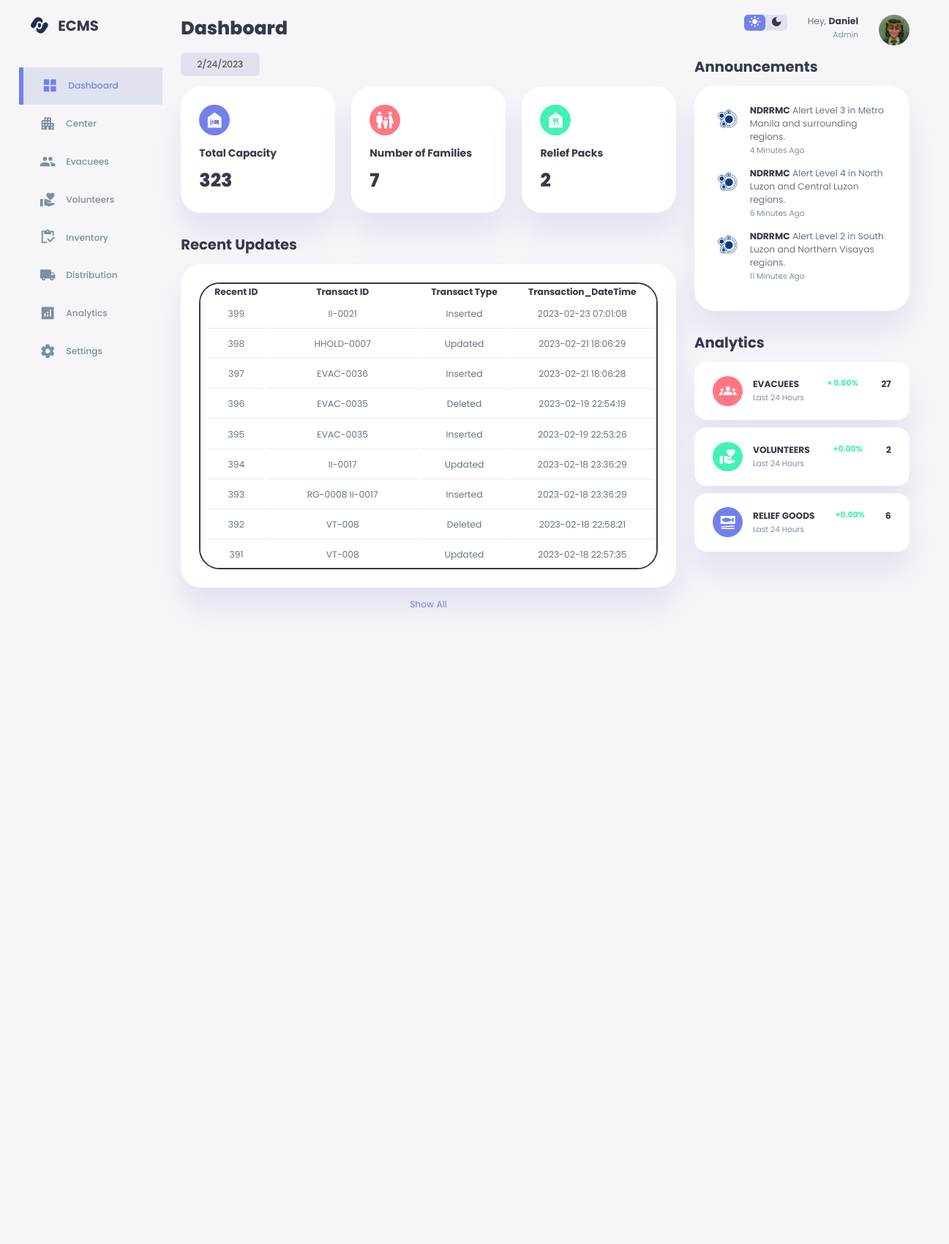
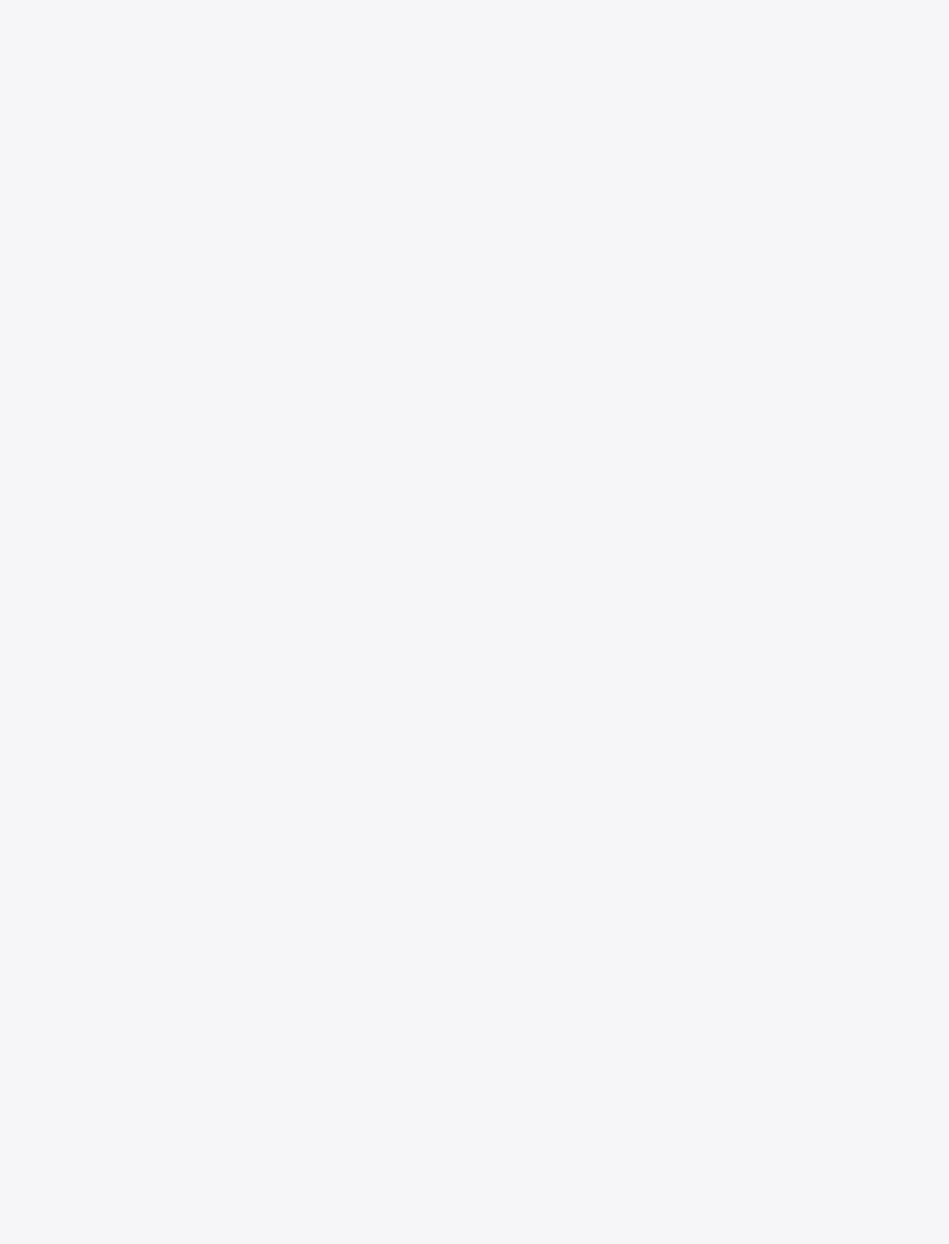
The page /index.php (signed in, upper part) on the database its author committed (2 pictures, top to bottom).
### tables this page shows
CREATE TABLE `recent` (
  `Recent_ID` int NOT NULL AUTO_INCREMENT,
  `Transact_ID` varchar(1000) DEFAULT NULL,
  `Transaction_DateTime` datetime DEFAULT NULL,
  `Transact_Type` varchar(8) DEFAULT NULL,
  PRIMARY KEY (`Recent_ID`)
);

### index.php (the view, shortened to what this page needs)
<?php
include('session.php');
$sql = "CALL viewEvacuationCenter";
$result = mysqli_query($conn, $sql);
$row = mysqli_fetch_assoc($result);
$statement = $pdo->prepare('CALL viewRecentWithoutNull');
$statement->execute();
$recently = $statement->fetchAll(PDO::FETCH_ASSOC);
$statement2 = $pdo->prepare('CALL analyticsEvacuee;');
$statement2->execute();
$evacanal = $statement2->fetchAll(PDO::FETCH_ASSOC);
$statement3 = $pdo->prepare('CALL analyticsReliefGoods;');
$statement3->execute();
$rganal = $statement3->fetchAll(PDO::FETCH_ASSOC);
$statement4 = $pdo->prepare('CALL analyticsVolunteers;');
$statement4->execute();
$vltranal = $statement4->fetchAll(PDO::FETCH_ASSOC);
$statement5 = $pdo->prepare('CALL countHousehold;');
$statement5->execute();
$counthh = $statement5->fetchAll(PDO::FETCH_ASSOC);
$statement6 = $pdo->prepare('CALL countReliefGoods;');
$statement6->execute();
$countrg = $statement6->fetchAll(PDO::FETCH_ASSOC);
?>
<!DOCTYPE html>
<head>
   <link rel="stylesheet" href="style.css">
   </head>
<body>
        <div class="container">
            <aside>
                <div class="top">
                    <div class ="logo">
                        <img src="assets/logo.png">
                        <h2>ECMS</h2>
                    </div>
                </div>
                <div class ="sidebar">
                    <a href="#" class="btn-dashboard active">
                        <span class="material-icons-sharp">grid_view</span>
                        <h3>Dashboard</h3>
                    </a>
                    <a href="center.php" class = "btn-center">
                        <span class="material-icons-sharp">apartment</span>
                        <h3>Center</h3>
                    </a>
                    <a href="evacuees.php" class="btn-evacuees">
                        <span class="material-icons-sharp">group</span>
                        <h3>Evacuees</h3>
                    </a>
                    <a href="volunteers.php" class="btn-volunteers">
                        <span class="material-icons-sharp">volunteer_activism</span>
                        <h3>Volunteers</h3>
                    </a>
                    <a href="inventory.php" class="btn-inventory">
                        <span class="material-icons-sharp">inventory</span>
                        <h3>Inventory</h3>
                    </a>
                    <a href="distribution.php" class="btn-distribution">
                        <span class="material-icons-sharp">local_shipping</span>
                        <h3>Distribution</h3>
                    </a>
                    <a href="analytics.php" class="btn-inventory">
                        <span class="material-icons-sharp">analytics</span>
                        <h3>Analytics</h3>
                    </a>
                    <a href="#" class="btn-settings">
                        <span class="material-icons-sharp">settings</span>
                        <h3>Settings</h3>
                    </a>
                </div>
            </aside>
            <main>
                <h1>Dashboard</h1>
                <div class="date">
                </div>
                <div class="insights">
                    <div class="cap">
                        <span class= "material-icons-sharp">night_shelter</span>
                        <div class="middle">
                            <div class="left">
                                 <h3>Total Capacity</h3>
                                <h1><?php echo $row['C_Current_Capacity'];?></h1>
                            </div>
                        </div>
                    </div>
                    <div class="evacuees">
                        <span class= "material-icons-sharp">family_restroom</span>
                        <div class="middle">
                            <div class="left">
                                 <h3>Number of Families</h3>
                                 <?php foreach ($counthh as $j => $hh) :?>
                                <h1><?php echo $hh['COUNT(Household_ID)'];?></h1>
                                <?php endforeach;?>
                            </div>
                        </div>
                    </div>
                    <div class="inventory">
                        <span class= "material-icons-sharp">food_bank</span>
                        <div class="middle">
                            <div class="left">
                                 <h3>Relief Packs</h3>
                                 <?php foreach ($countrg as $j => $rg) :?>
                                <h1><?php echo $rg['COUNT(DISTINCT Relief_ID)'];?></h1>
                                <?php endforeach;?>
                            </div>
                        </div>
                    </div>
                </div>
                <div class="recent-updates">
                    <h2>Recent Updates</h2>
                    <div class="recent-update">
                    <div class="main-table">
                    <table class="table">
                        <thead>
                        <tr>
                            <th scope="col">Recent ID</th>
                            <th scope="col">Transact ID</th>
                            <th scope="col">Transact Type</th>
                            <th scope="col">Transaction_DateTime</th>
                        </tr>
                        </thead>
                        <tbody>
                        <?php
                        foreach ($recently as $i => $r2) :
                        ?>
                            <tr>
                            <td><?php echo $r2['Recent_ID'] ?></td>
                            <td><?php echo $r2['Transact_ID'] ?></td>
                            <td><?php echo $r2['Transact_Type'] ?></td>
                            <td><?php echo $r2['Transaction_DateTime'] ?></td>
                            </tr>
                        <?php
                        endforeach;
                        ?>
                        </tbody>
                    </table>
                    </div>
                    </div>
                    <a href="#">Show All</a>
                </div>
            </main>
            <div class="right">
                <div class="top">
                    <div class="theme-toggler">
                        <span class= "material-icons-sharp active">light_mode</span>
                        <span class= "material-icons-sharp">dark_mode</span>
                    </div>
                    <div class="profile">
                        <div class="info">
                            <p>Hey, <b>Daniel</b></p>
                            <small class="text-muted">Admin</small>
                        </div>
                        <div class="profile-photo">
                            <img src="assets/profile-1.jpg">
                        </div>
                    </div>
                </div>
                <div class="recent-announcements">
                    <h2>Announcements</h2>
                    <div class="announcements">
                        <div class="announcement">
                            <div class="profile-photo">
                                <img src="assets/profile-2.jpg">
                            </div>
                            <div class="message">
                                <p><b>NDRRMC</b> Alert Level 3 in Metro Manila and surrounding regions.</p>
                                <small class="text-muted">4 Minutes Ago</small>
                            </div>
                        </div>
                        <div class="announcement">
                            <div class="profile-photo">
                                <img src="assets/profile-2.jpg">
                            </div>
                            <div class="message">
                                <p><b>NDRRMC</b> Alert Level 4 in North Luzon and Central Luzon regions.</p>
                                <small class="text-muted">6 Minutes Ago</small>
                            </div>
                        </div>
                        <div class="announcement">
                            <div class="profile-photo">
                                <img src="assets/profile-2.jpg">
                            </div>
                            <div class="message">
                                <p><b>NDRRMC</b> Alert Level 2 in South Luzon and Northern Visayas regions.</p>
                                <small class="text-muted">11 Minutes Ago</small>
                            </div>
                        </div>
                    </div>
                </div>
                    <div class="evac-analytics">
                        <a href="Analytics.php"><h2>Analytics</h2></a>
                        <div class="evacuee analysis">
                            <div class="icon">
                                <span class= "material-icons-sharp">groups</span>
                            </div>
                            <div class="right">
                                <div class="info">
                                    <h3>EVACUEES</h3>
                                    <small class="text-muted">Last 24 Hours</small>
                                </div>
                                <?php foreach ($evacanal as $i => $vv) : ?>
                                <h5 class="success">+
                                    <?php echo $vv['@percentage'] ?>
                                 </h5>
                                <h3><?php echo $vv['@currentCount'] ?> </h3>
                                <?php endforeach;?>
                            </div>
                        </div>
                        <div class="volunteer analysis">
                            <div class="icon">
                                <span class="material-icons-sharp">volunteer_activism</span>
                            </div>
                            <div class="right">
                                <div class="info">
                                    <h3>VOLUNTEERS</h3>
                                    <small class="text-muted">Last 24 Hours</small>
                                </div>
                                <?php foreach ($rganal as $i => $vv) : ?>
                                    <h5 class="success">+<?php echo $vv['@percentage'] ?> </h5>
                                    <h3><?php echo $vv['@currentCount'] ?></h3>
                                <?php endforeach;?>
                            </div>
                        </div>
                        <div class="inventory analysis">
                            <div class="icon">
                                <span class= "material-icons-sharp">set_meal</span>
                            </div>
                            <div class="right">
                                <div class="info">
                                    <h3>RELIEF GOODS</h3>
                                    <small class="text-muted">Last 24 Hours</small>
                                </div>
                                <?php foreach ($vltranal as $i => $vv) : ?>
                                    <h5 class="success">+<?php echo $vv['@percentage'] ?></h5>
                                    <h3><?php echo $vv['@currentCount'] ?></h3>
                                <?php endforeach;?>
                            </div>
                        </div>
                    </div>
            </div>
        </div>
</body>
</html>

### rows shown on the page
recent: Recent_ID "399", Transact_ID "II-0021", Transact_Type "Inserted", Transaction_DateTime "2023-02-23 07:01:08"
recent: Recent_ID "398", Transact_ID "HHOLD-0007", Transact_Type "Updated", Transaction_DateTime "2023-02-21 18:06:29"
recent: Recent_ID "397", Transact_ID "EVAC-0036", Transact_Type "Inserted", Transaction_DateTime "2023-02-21 18:06:28"
recent: Recent_ID "396", Transact_ID "EVAC-0035", Transact_Type "Deleted", Transaction_DateTime "2023-02-19 22:54:19"
recent: Recent_ID "395", Transact_ID "EVAC-0035", Transact_Type "Inserted", Transaction_DateTime "2023-02-19 22:53:26"
recent: Recent_ID "394", Transact_ID "II-0017", Transact_Type "Updated", Transaction_DateTime "2023-02-18 23:36:29"
recent: Recent_ID "393", Transact_ID "RG-0008 II-0017", Transact_Type "Inserted", Transaction_DateTime "2023-02-18 23:36:29"
recent: Recent_ID "392", Transact_ID "VT-008", Transact_Type "Deleted", Transaction_DateTime "2023-02-18 22:58:21"
recent: Recent_ID "391", Transact_ID "VT-008", Transact_Type "Updated", Transaction_DateTime "2023-02-18 22:57:35"

### other values the page prints
$row['C_Current_Capacity'] "323"
$hh['COUNT(Household_ID)'] "7"
$rg['COUNT(DISTINCT Relief_ID)'] "2"
$vv['@percentage'] "0.00%"
$vv['@currentCount'] "27"
$vv['@currentCount'] "2"
$vv['@currentCount'] "6"
